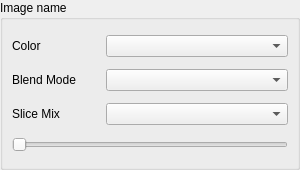
<?xml version="1.0" encoding="UTF-8"?>
<ui version="4.0">
 <class>TripleCutPlaneObjectMixerWidget</class>
 <widget class="QWidget" name="TripleCutPlaneObjectMixerWidget">
  <property name="geometry">
   <rect>
    <x>0</x>
    <y>0</y>
    <width>300</width>
    <height>170</height>
   </rect>
  </property>
  <property name="windowTitle">
   <string>Form</string>
  </property>
  <layout class="QVBoxLayout" name="verticalLayout_2">
   <property name="leftMargin">
    <number>0</number>
   </property>
   <property name="topMargin">
    <number>0</number>
   </property>
   <property name="rightMargin">
    <number>0</number>
   </property>
   <property name="bottomMargin">
    <number>0</number>
   </property>
   <item>
    <widget class="QGroupBox" name="mainGroupBox">
     <property name="title">
      <string>Image name</string>
     </property>
     <layout class="QVBoxLayout" name="verticalLayout">
      <item>
       <layout class="QHBoxLayout" name="horizontalLayout">
        <item>
         <widget class="QLabel" name="label_2">
          <property name="minimumSize">
           <size>
            <width>88</width>
            <height>0</height>
           </size>
          </property>
          <property name="maximumSize">
           <size>
            <width>88</width>
            <height>16777215</height>
           </size>
          </property>
          <property name="text">
           <string>Color</string>
          </property>
         </widget>
        </item>
        <item>
         <widget class="QComboBox" name="colorTableComboBox"/>
        </item>
       </layout>
      </item>
      <item>
       <layout class="QHBoxLayout" name="horizontalLayout_4">
        <item>
         <widget class="QLabel" name="label_3">
          <property name="minimumSize">
           <size>
            <width>88</width>
            <height>0</height>
           </size>
          </property>
          <property name="maximumSize">
           <size>
            <width>88</width>
            <height>16777215</height>
           </size>
          </property>
          <property name="text">
           <string>Blend Mode</string>
          </property>
         </widget>
        </item>
        <item>
         <widget class="QComboBox" name="blendModeComboBox"/>
        </item>
       </layout>
      </item>
      <item>
       <layout class="QHBoxLayout" name="horizontalLayout_5">
        <item>
         <widget class="QLabel" name="label">
          <property name="minimumSize">
           <size>
            <width>88</width>
            <height>0</height>
           </size>
          </property>
          <property name="maximumSize">
           <size>
            <width>88</width>
            <height>16777215</height>
           </size>
          </property>
          <property name="text">
           <string>Slice Mix</string>
          </property>
         </widget>
        </item>
        <item>
         <widget class="QComboBox" name="sliceMixComboBox"/>
        </item>
       </layout>
      </item>
      <item>
       <widget class="QSlider" name="imageIntensitySlider">
        <property name="tracking">
         <bool>true</bool>
        </property>
        <property name="orientation">
         <enum>Qt::Horizontal</enum>
        </property>
       </widget>
      </item>
     </layout>
    </widget>
   </item>
  </layout>
 </widget>
 <resources/>
 <connections/>
</ui>
